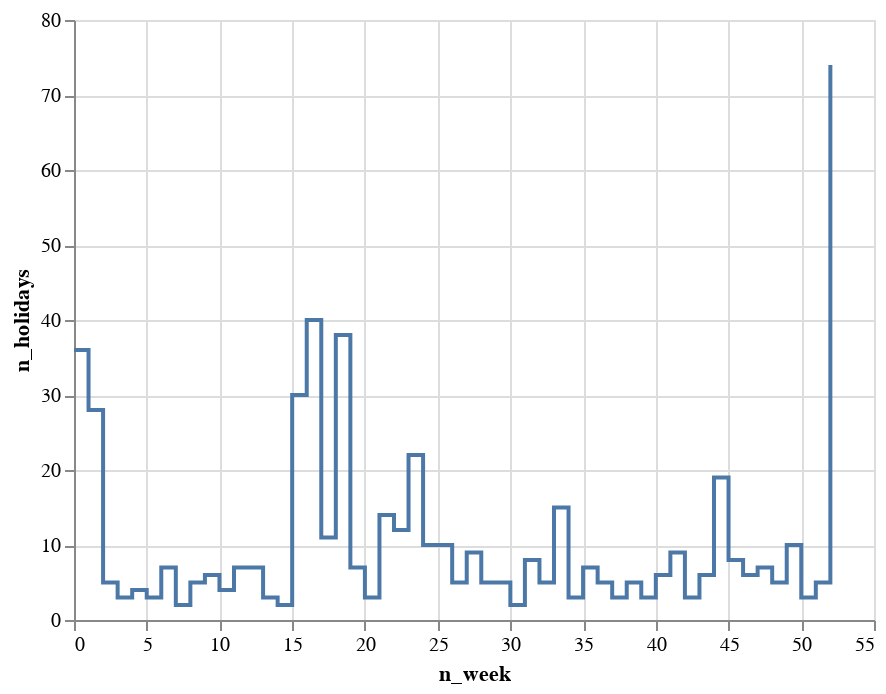

This figure's notebook cell:
### Code cell
alt.Chart(n_holidays_by_week).mark_line(interpolate = 'step-after').encode(
    x = 'n_week',
    y = 'n_holidays'
)

### Figure 1 — Vega-Lite specification as saved in the notebook (floating-point values rounded to 4 significant figures)
{"config": {"view": {"continuousWidth": 400, "continuousHeight": 300}}, "data": {"name": "data-87cc4fedd303f3e03420af16b73736aa"}, "mark": {"type": "line", "interpolate": "step-after"}, "encoding": {"x": {"type": "quantitative", "field": "n_week"}, "y": {"type": "quantitative", "field": "n_holidays"}}, "$schema": "https://vega.github.io/schema/vega-lite/v4.8.1.json", "datasets": {"data-87cc4fedd303f3e03420af16b73736aa": [{"n_holidays": 30, "n_week": 15}, {"n_holidays": 5, "n_week": 51}, {"n_holidays": 38, "n_week": 18}, {"n_holidays": 7, "n_week": 19}, {"n_holidays": 74, "n_week": 52}, {"n_holidays": 3, "n_week": 39}, {"n_holidays": 40, "n_week": 16}, {"n_holidays": 9, "n_week": 27}, {"n_holidays": 6, "n_week": 46}, {"n_holidays": 36, "n_week": 0}, {"n_holidays": 6, "n_week": 43}, {"n_holidays": 4, "n_week": 4}, {"n_holidays": 6, "n_week": 40}, {"n_holidays": 15, "n_week": 33}, {"n_holidays": 5, "n_week": 2}, {"n_holidays": 19, "n_week": 44}, {"n_holidays": 28, "n_week": 1}, {"n_holidays": 10, "n_week": 49}, {"n_holidays": 12, "n_week": 22}, {"n_holidays": 11, "n_week": 17}, {"n_holidays": 5, "n_week": 32}, {"n_holidays": 5, "n_week": 29}, {"n_holidays": 9, "n_week": 41}, {"n_holidays": 5, "n_week": 38}, {"n_holidays": 7, "n_week": 12}, {"n_holidays": 5, "n_week": 8}, {"n_holidays": 7, "n_week": 47}, {"n_holidays": 7, "n_week": 6}, {"n_holidays": 7, "n_week": 35}, {"n_holidays": 6, "n_week": 9}, {"n_holidays": 10, "n_week": 24}, {"n_holidays": 5, "n_week": 36}, {"n_holidays": 5, "n_week": 26}, {"n_holidays": 14, "n_week": 21}, {"n_holidays": 8, "n_week": 31}, {"n_holidays": 8, "n_week": 45}, {"n_holidays": 5, "n_week": 28}, {"n_holidays": 22, "n_week": 23}, {"n_holidays": 3, "n_week": 5}, {"n_holidays": 3, "n_week": 37}, {"n_holidays": 3, "n_week": 3}, {"n_holidays": 2, "n_week": 7}, {"n_holidays": 4, "n_week": 10}, {"n_holidays": 7, "n_week": 11}, {"n_holidays": 3, "n_week": 13}, {"n_holidays": 2, "n_week": 14}, {"n_holidays": 3, "n_week": 20}, {"n_holidays": 10, "n_week": 25}, {"n_holidays": 2, "n_week": 30}, {"n_holidays": 3, "n_week": 34}, {"n_holidays": 3, "n_week": 42}, {"n_holidays": 5, "n_week": 48}, {"n_holidays": 3, "n_week": 50}]}}
